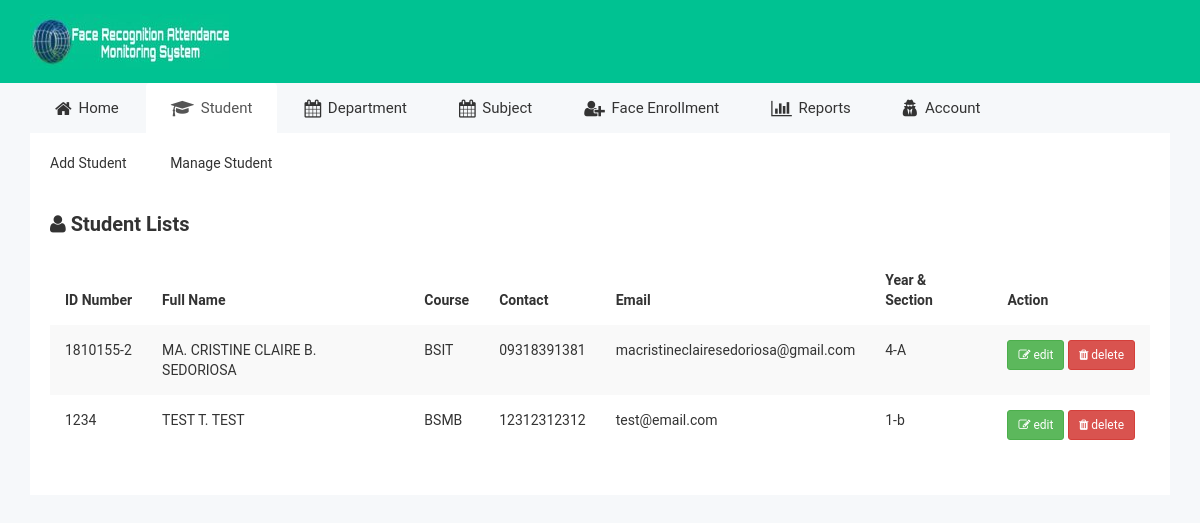
The app's page /admin/manage-student.php with its own data.
### tables this page shows
CREATE TABLE `student_info` (
  `id` int(11) NOT NULL AUTO_INCREMENT,
  `student_id` varchar(100) NOT NULL,
  `firstname` varchar(100) NOT NULL,
  `lastname` varchar(100) NOT NULL,
  `middle_name` varchar(100) DEFAULT NULL,
  `email_add` varchar(100) NOT NULL,
  `gender` varchar(10) NOT NULL,
  `course` int(11) NOT NULL,
  `contact` varchar(15) NOT NULL,
  `year_section` varchar(10) NOT NULL,
  `pic` varchar(50) DEFAULT NULL,
  PRIMARY KEY (`id`)
);

CREATE TABLE `course` (
  `id` int(11) NOT NULL AUTO_INCREMENT,
  `course_abbr` varchar(10) NOT NULL,
  `course_description` varchar(200) NOT NULL,
  `course_status` int(11) NOT NULL,
  PRIMARY KEY (`id`)
);

### admin/manage-student.php (the view, shortened to what this page needs)
<!doctype html>
<html class="no-js" lang="">
<?php
    include 'includes/header.php';
    include '../dbcon.php';
?>
<link rel="stylesheet" href="../css/jquery.dataTables.min.css">
<body>
    <div class="header-top-area">
        <div class="container">
            <div class="row">
                <div class="col-lg-4 col-md-4 col-sm-12 col-xs-12">
                    <div class="logo-area">
                        <a href="#"><img src="../img/logo/logo.jpg" alt="" /></a>
                    </div>
                </div>
            </div>
        </div>
    </div>
    <?php include('menu.php')?>
    <div class="data-table-area">
        <div class="container">
            <div class="row">
                <div class="col-lg-12 col-md-12 col-sm-12 col-xs-12">
                    <div class="data-table-list">
                        <div class="basic-tb-hd">
                            <h2><i class="fa fa-user"></i> Student Lists</h2>
                        </div>
                        <div class="table-responsive">
                            <table id="data-table-basic" class="table table-striped">
                                <thead>
                                    <tr>
                                        <th>ID Number</th>
                                        <th>Full Name</th>
                                        <th>Course</th>
                                        <th>Contact</th>
                                        <th>Email</th>
                                        <th>Year & Section</th>
                                        <th>Action</th>
                                    </tr>
                                </thead>
                                <tbody>
                                    <?php
                                    $query = mysqli_query($con, "SELECT * FROM student_info si INNER JOIN course c ON c.id = si.course ORDER BY lastname ASC");
                                    while($rows = mysqli_fetch_array($query)){
                                    ?>
                                    <tr>
                                        <td><?php echo $rows['student_id']?></td>
                                        <td><?php echo strtoupper($rows['firstname'].' '.str_split($rows['middle_name'])[0].'. '.$rows['lastname']);?></td>
                                        <td><?php echo $rows['course_abbr']?></td>
                                        <td><?php echo $rows['contact']?></td>
                                        <td><?php echo $rows['email_add']?></td>
                                        <td><?php echo $rows['year_section']?></td>
                                        <td class="text-right">
                                            <a class="btn btn-sm btn-success" href="#"><i class="fa fa-edit"></i> edit</a>
                                            <a class="btn btn-sm btn-danger" href="#" data-toggle="modal" data-target="#delete"><i
                                                    class="fa fa-trash"></i> delete</a>
                                        </td>
                                    </tr>
                                    <?php } ?>
                                </tbody>
                            </table>
                        </div>
                    </div>
                </div>
            </div>
        </div>
    </div>
</body>
</html>

### css/main.css (style rules this page uses)
html { color: #222; font-size: 1em; line-height: 1.4; }
audio, canvas, iframe, img, svg, video { vertical-align: middle; }

### records on screen
student_info: student "1810155-2", firstname+middle_name+lastname "MA. CRISTINE CLAIRE B. SEDORIOSA", course.course_abbr "BSIT", contact "09318391381", email_add "macristineclairesedoriosa@gmail.com", year_section "4-A"
student_info: student "1234", firstname+middle_name+lastname "TEST T. TEST", course.course_abbr "BSMB", contact "12312312312", email_add "test@email.com", year_section "1-b"
